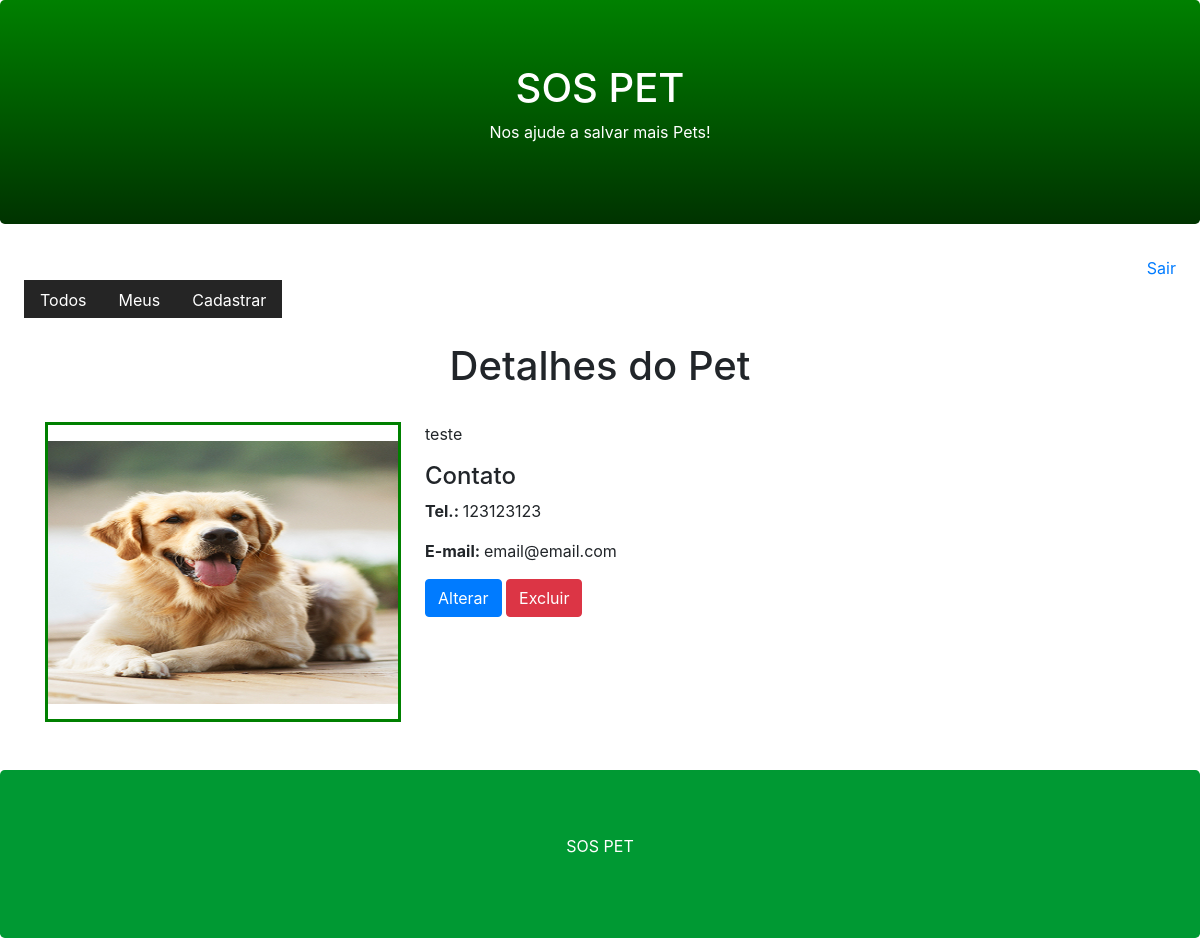
The app's page /pet/detail/1/ (signed in) with its own data.
### core/models.py (models this page shows, shortened)
class Pet(models.Model):
    city = models.CharField(max_length=100)
    description = models.TextField()
    phone = models.CharField(max_length=11, null=True)
    email = models.EmailField(null=True, blank=True)
    user = models.ForeignKey(User, on_delete=models.CASCADE)
    end_date = models.DateTimeField(null=True, blank=True)
    begin_date = models.DateTimeField(auto_now_add=True)
    active = models.BooleanField(default=True)
    photo = models.ImageField(upload_to='pet', blank=True, null=True)
    class Meta:
        db_table = 'pet_lost'

### core/views.py (the view)
# urls.py: path('pet/detail/<slug:id>/', views.pet_detail),
@login_required(login_url='/login/')
def pet_detail(request, id):
    pet = Pet.objects.get(active=True, id=id)
    return render(request, 'pet.html', {'pet':pet})

### templates/pet.html (shortened to what this page needs)
{% extends "model-page.html" %}
{% block content %}
    <h1 class="text-center">Detalhes do Pet</h1>
    <br>
    <div class="container">
        <div class="row">
            <div class="col-sm-12 col-md-12 col-lg-4">
                <div style="border-color: green; border-style: solid; width: 356px; height: 300px;">
                    <img src="{{ pet.photo.url }}" alt="Norway" width="350" height="263" style="margin-top: 16px;">
                </div>
                <br>
            </div>
            <div class="col-sm-12 col-md-12 col-lg-8">
                <p>{{ pet.description }}</p>
                <h4>Contato</h4>
                <p><b>Tel.: </b>{{ pet.phone }}</p>
                <p><b>E-mail: </b>{{ pet.email }}</p>
                {% if request.user == pet.user %}
                    <a href="/pet/register/?id={{ pet.id }}">
                        <button type="button" class="btn btn-primary">Alterar</button>
                    </a>
                        <button type="button" class="btn btn-danger" data-toggle="modal" data-target="#modal_confirm">Excluir</button>
                {% endif %}
            </div>
        </div>
    </div>
    <br>
{% endblock %}

### records on screen
Pet: photo (picture), description "teste", phone "123123123", email "email@email.com"
